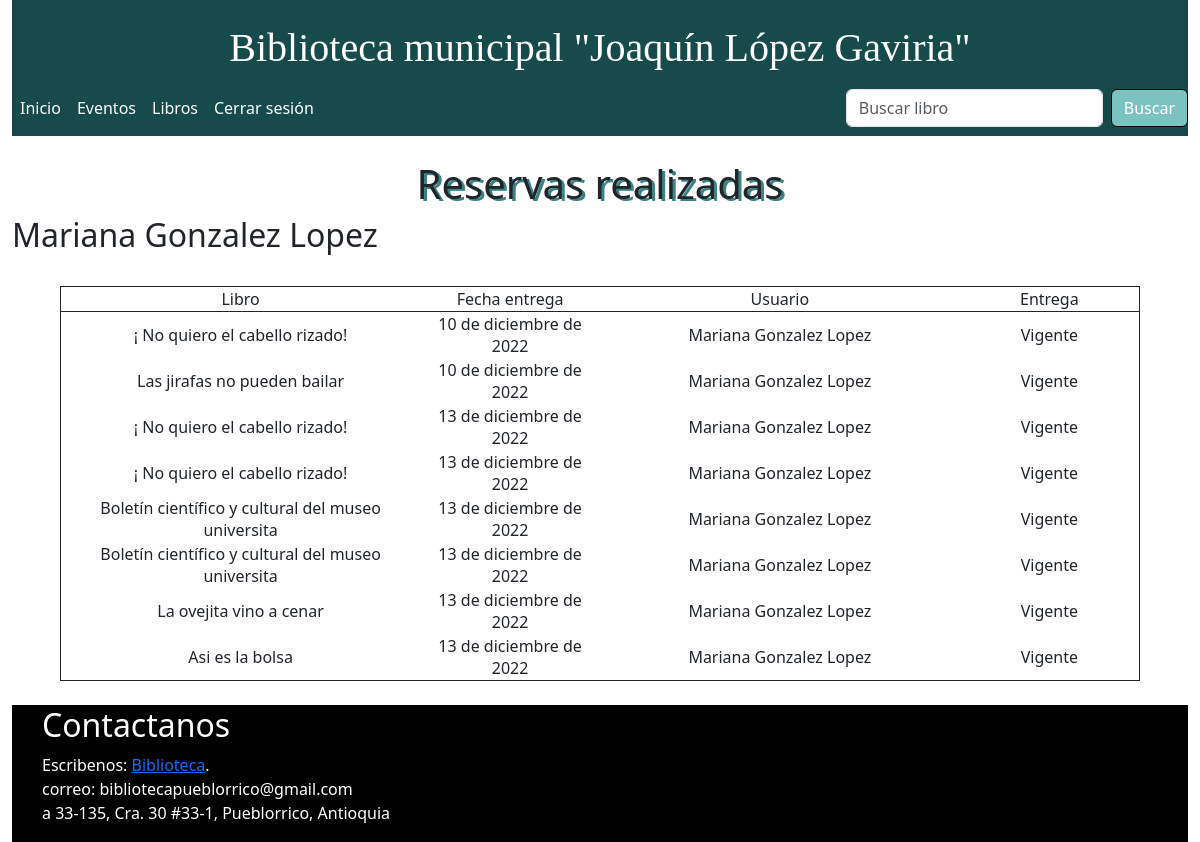
The app's page /usuario/mariana (signed in) with its own data.
### principal/models.py (models this page shows, shortened)
class Usuario(models.Model):
    TIPO_DOCUMENTO=[
        ("ti","Tarjeta identidad"),
        ("cc","Cedula"),
        ("ce","Cedula estrangeria")
    ]
    nombre= models.CharField("Nombre", max_length=50)
    apellido= models.CharField("Apellido", max_length=50)
    tipo_documeto= models.CharField("Tipo documento", max_length=50, choices=TIPO_DOCUMENTO)
    identificacion= models.IntegerField(" Numero Identificación")
    edad= models.IntegerField("Edad")
    telefono= models.IntegerField("Telefono")
    correo= models.EmailField("Correo electronico", max_length=254)
    direccion= models.CharField("Direccion de residencia", max_length=50)
    departamento= models.CharField("Departamento", max_length=50)
    municipio= models.CharField("Municipio", max_length=50)
    user= models.CharField("usuario",max_length=70)
    pasword= models.CharField("Contraseña",max_length=70)

class Reserva(models.Model):
    fecha_inicial=models.DateField("Fecha prestamo", auto_now_add=True)
    fecha_devolucion=models.DateField("Fecha devolución" )
    identificacion= models.ForeignKey(Usuario, on_delete=models.CASCADE)
    signatura=models.ForeignKey(Libro, on_delete=models.CASCADE)

class Libro(models.Model):
    GENERO_LIBRO= [
        ("infantil","Infantil"),
        ("literatura_general", "literatura general"),
        ("deporte","Deporte"),
        ("economia","Economia"),
        ("matematicas","Matematicas"),
        ("secretos_para_contar","Secretos para Contar"),
        ("sexualidad","Sexualidad"),
        ("tecnologia","Tecnologia"),
        ("religion","Religion"),
    ]
    signatura=models.CharField("Signatura", max_length=50)
    nombre= models.CharField("Nombre", max_length=50)
    genero= models.CharField("Genero", max_length=50, choices=GENERO_LIBRO)
    autor= models.CharField("Autor", max_length=120)
    resena= models.CharField("Reseña", max_length=1500)
    estado= models.CharField("Estado", max_length=50)
    unidades= models.IntegerField("Unidades")
    imagen= models.ImageField("Imagen", upload_to="static/db")

### principal/views.py (the view)
# urls.py: path('usuario/<str:username>',views.usuario, name="usuario"),
def usuario(request,username=None):
    email= request.user.email
    usuario = Usuario.objects.filter (correo=email)[:1]
    hoy = timezone.now
    reservas = Reserva.objects.filter(identificacion=usuario)
    return render(request,'usuario.html',{"usuario":usuario, "reservas":reservas, "hoy": hoy})
    libros = Libro.objects.all()
    return render(request,'libros.html', {"libros": libros})

### principal/templates/usuario.html (shortened to what this page needs)
{% extends 'base.html' %}
{% load static %}
{% load bootstrap5 %}
{% block content %}
<br>
<h1 style=" text-align: center;text-shadow: 3px 2px #3b8283;">Reservas realizadas</h1>
 {% for u in usuario %}
   <h2>{{u.nombre}} {{u.apellido}}</h2>
 {% endfor %}
<div class=" mx-5">
    <br>
    <table class="border border-dark ">
        <thead>
            <colgroup>
                <col style="width: 20%"/>
                <col style="width: 10%"/>
                <col style="width: 20%"/>
                <col style="width: 10%"/>
            </colgroup>
        </thead>
        <tbody class="">
            <tr class="border border-dark text-center">
                <td>Libro</td>
                <td>Fecha entrega</td>
                <td>Usuario</td>
                <td>Entrega</td>
            </tr>
        {% for r in reservas %}
        <tr class="text-center">
            <td>{{r.signatura.nombre}}</td>
            <td>{{r.fecha_devolucion}}</td>
            <td>{{r.identificacion.nombre}} {{r.identificacion.apellido}}</td>
            {% if hoy.date <= r.fecha_devolucion  %}
            <td>Vigente</td>
            {% else %}
            <td>Atrasado</td>
            {% endif %}
        </tr>
        {% endfor %}
        </tbody>
    </table>
    <br>
</div>
{% endblock content %}

### records on screen
Usuario: nombre "Mariana", apellido "Gonzalez Lopez"
Reserva: signatura.nombre "¡ No quiero el cabello rizado!", fecha_devolucion "10 de diciembre de 2022", identificacion.nombre "Mariana", identificacion.apellido "Gonzalez Lopez", shows "Vigente"
Reserva: signatura.nombre "Las jirafas no pueden bailar", fecha_devolucion "10 de diciembre de 2022", identificacion.nombre "Mariana", identificacion.apellido "Gonzalez Lopez", shows "Vigente"
Reserva: signatura.nombre "¡ No quiero el cabello rizado!", fecha_devolucion "13 de diciembre de 2022", identificacion.nombre "Mariana", identificacion.apellido "Gonzalez Lopez", shows "Vigente"
Reserva: signatura.nombre "¡ No quiero el cabello rizado!", fecha_devolucion "13 de diciembre de 2022", identificacion.nombre "Mariana", identificacion.apellido "Gonzalez Lopez", shows "Vigente"
Reserva: signatura.nombre "Boletín científico y cultural del museo universita", fecha_devolucion "13 de diciembre de 2022", identificacion.nombre "Mariana", identificacion.apellido "Gonzalez Lopez", shows "Vigente"
Reserva: signatura.nombre "Boletín científico y cultural del museo universita", fecha_devolucion "13 de diciembre de 2022", identificacion.nombre "Mariana", identificacion.apellido "Gonzalez Lopez", shows "Vigente"
Reserva: signatura.nombre "La ovejita vino a cenar", fecha_devolucion "13 de diciembre de 2022", identificacion.nombre "Mariana", identificacion.apellido "Gonzalez Lopez", shows "Vigente"
Reserva: signatura.nombre "Asi es la bolsa", fecha_devolucion "13 de diciembre de 2022", identificacion.nombre "Mariana", identificacion.apellido "Gonzalez Lopez", shows "Vigente"
